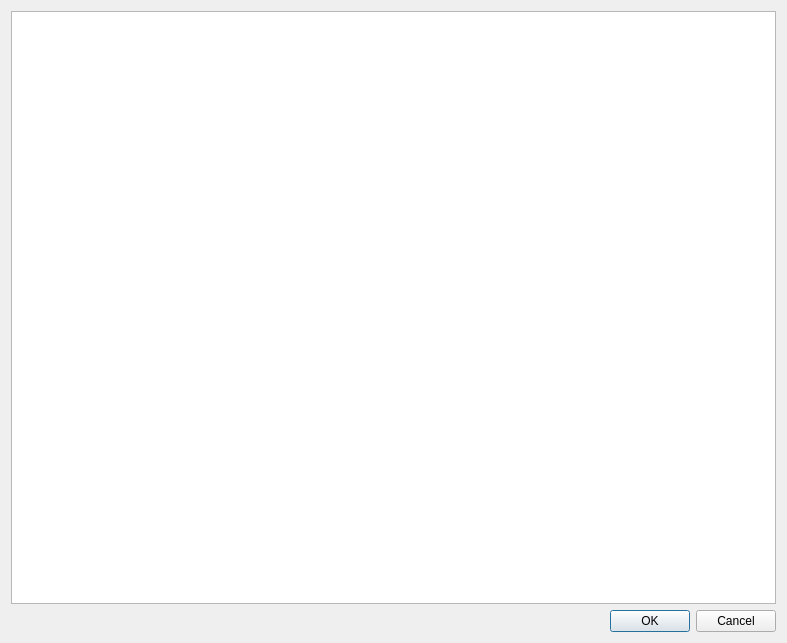
<?xml version="1.0" encoding="UTF-8"?>
<ui version="4.0">
 <class>TextureBrowseDialog</class>
 <widget class="QDialog" name="TextureBrowseDialog">
  <property name="geometry">
   <rect>
    <x>0</x>
    <y>0</y>
    <width>787</width>
    <height>643</height>
   </rect>
  </property>
  <property name="windowTitle">
   <string>Textures</string>
  </property>
  <layout class="QGridLayout" name="gridLayout">
   <item row="0" column="0">
    <widget class="WorldTextureView" name="tableView"/>
   </item>
   <item row="1" column="0">
    <widget class="QDialogButtonBox" name="buttonBox">
     <property name="orientation">
      <enum>Qt::Horizontal</enum>
     </property>
     <property name="standardButtons">
      <set>QDialogButtonBox::Cancel|QDialogButtonBox::Ok</set>
     </property>
    </widget>
   </item>
  </layout>
 </widget>
 <customwidgets>
  <customwidget>
   <class>WorldTextureView</class>
   <extends>QTableView</extends>
   <header>worldtextureview.h</header>
  </customwidget>
 </customwidgets>
 <resources/>
 <connections>
  <connection>
   <sender>buttonBox</sender>
   <signal>accepted()</signal>
   <receiver>TextureBrowseDialog</receiver>
   <slot>accept()</slot>
   <hints>
    <hint type="sourcelabel">
     <x>248</x>
     <y>254</y>
    </hint>
    <hint type="destinationlabel">
     <x>157</x>
     <y>274</y>
    </hint>
   </hints>
  </connection>
  <connection>
   <sender>buttonBox</sender>
   <signal>rejected()</signal>
   <receiver>TextureBrowseDialog</receiver>
   <slot>reject()</slot>
   <hints>
    <hint type="sourcelabel">
     <x>316</x>
     <y>260</y>
    </hint>
    <hint type="destinationlabel">
     <x>286</x>
     <y>274</y>
    </hint>
   </hints>
  </connection>
 </connections>
</ui>
